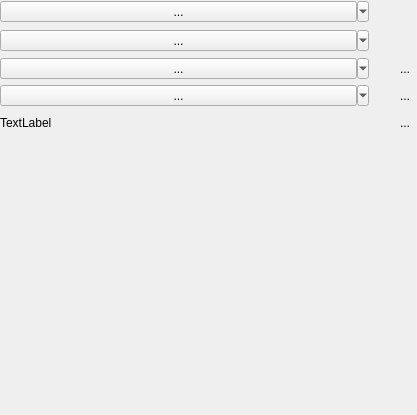
<?xml version="1.0" encoding="UTF-8"?>
<ui version="4.0">
 <class>ProjectManagerGUI</class>
 <widget class="QWidget" name="ProjectManagerGUI">
  <property name="geometry">
   <rect>
    <x>0</x>
    <y>0</y>
    <width>417</width>
    <height>415</height>
   </rect>
  </property>
  <property name="sizePolicy">
   <sizepolicy hsizetype="MinimumExpanding" vsizetype="Preferred">
    <horstretch>0</horstretch>
    <verstretch>0</verstretch>
   </sizepolicy>
  </property>
  <property name="windowTitle">
   <string>Form</string>
  </property>
  <layout class="QGridLayout" name="gridLayout">
   <property name="leftMargin">
    <number>0</number>
   </property>
   <property name="topMargin">
    <number>0</number>
   </property>
   <property name="rightMargin">
    <number>0</number>
   </property>
   <property name="bottomMargin">
    <number>0</number>
   </property>
   <property name="horizontalSpacing">
    <number>0</number>
   </property>
   <item row="4" column="0" colspan="3">
    <widget class="QLabel" name="banner">
     <property name="text">
      <string>TextLabel</string>
     </property>
    </widget>
   </item>
   <item row="2" column="3">
    <widget class="QToolButton" name="editBuildConfig">
     <property name="toolTip">
      <string>Edit taks manually (JSON format)</string>
     </property>
     <property name="statusTip">
      <string>Edit this build config</string>
     </property>
     <property name="text">
      <string>...</string>
     </property>
     <property name="icon">
      <iconset theme="settings-configure"/>
     </property>
     <property name="autoRaise">
      <bool>true</bool>
     </property>
    </widget>
   </item>
   <item row="3" column="0" colspan="2">
    <widget class="QToolButton" name="runButton">
     <property name="sizePolicy">
      <sizepolicy hsizetype="Ignored" vsizetype="Fixed">
       <horstretch>0</horstretch>
       <verstretch>0</verstretch>
      </sizepolicy>
     </property>
     <property name="toolTip">
      <string>Target (which application to run)</string>
     </property>
     <property name="autoFillBackground">
      <bool>true</bool>
     </property>
     <property name="text">
      <string>...</string>
     </property>
     <property name="popupMode">
      <enum>QToolButton::ToolButtonPopupMode::MenuButtonPopup</enum>
     </property>
     <property name="autoRaise">
      <bool>false</bool>
     </property>
    </widget>
   </item>
   <item row="0" column="0" colspan="2">
    <widget class="SearchableMenuButton" name="projectButton">
     <property name="sizePolicy">
      <sizepolicy hsizetype="Ignored" vsizetype="Fixed">
       <horstretch>0</horstretch>
       <verstretch>0</verstretch>
      </sizepolicy>
     </property>
     <property name="toolTip">
      <string>Active project</string>
     </property>
     <property name="autoFillBackground">
      <bool>true</bool>
     </property>
     <property name="text">
      <string>...</string>
     </property>
     <property name="popupMode">
      <enum>QToolButton::ToolButtonPopupMode::MenuButtonPopup</enum>
     </property>
     <property name="autoRaise">
      <bool>false</bool>
     </property>
    </widget>
   </item>
   <item row="1" column="3">
    <widget class="QToolButton" name="toolkitToolButton">
     <property name="toolTip">
      <string>Scan/Delete kits</string>
     </property>
     <property name="text">
      <string/>
     </property>
     <property name="icon">
      <iconset theme="QIcon::ThemeIcon::MailMessageNew"/>
     </property>
     <property name="autoRaise">
      <bool>true</bool>
     </property>
    </widget>
   </item>
   <item row="2" column="0" colspan="2">
    <widget class="QToolButton" name="taskButton">
     <property name="sizePolicy">
      <sizepolicy hsizetype="Ignored" vsizetype="Fixed">
       <horstretch>0</horstretch>
       <verstretch>0</verstretch>
      </sizepolicy>
     </property>
     <property name="toolTip">
      <string>Active task (configure, build, clear etc)</string>
     </property>
     <property name="autoFillBackground">
      <bool>true</bool>
     </property>
     <property name="text">
      <string>...</string>
     </property>
     <property name="popupMode">
      <enum>QToolButton::ToolButtonPopupMode::MenuButtonPopup</enum>
     </property>
     <property name="autoRaise">
      <bool>false</bool>
     </property>
    </widget>
   </item>
   <item row="0" column="3">
    <widget class="QToolButton" name="removeDirectory">
     <property name="font">
      <font>
       <family>Courier 10 Pitch</family>
      </font>
     </property>
     <property name="focusPolicy">
      <enum>Qt::FocusPolicy::StrongFocus</enum>
     </property>
     <property name="toolTip">
      <string>Remove project</string>
     </property>
     <property name="text">
      <string/>
     </property>
     <property name="icon">
      <iconset theme="QIcon::ThemeIcon::ListRemove"/>
     </property>
     <property name="autoRaise">
      <bool>true</bool>
     </property>
    </widget>
   </item>
   <item row="3" column="3">
    <widget class="QToolButton" name="cleanButton">
     <property name="toolTip">
      <string>Clean the build dir</string>
     </property>
     <property name="text">
      <string>...</string>
     </property>
     <property name="icon">
      <iconset theme="edit-delete"/>
     </property>
     <property name="autoRaise">
      <bool>true</bool>
     </property>
    </widget>
   </item>
   <item row="0" column="2">
    <widget class="QToolButton" name="addDirectory">
     <property name="font">
      <font>
       <family>Courier 10 Pitch</family>
       <italic>true</italic>
       <bold>true</bold>
      </font>
     </property>
     <property name="toolTip">
      <string>Add a new project</string>
     </property>
     <property name="text">
      <string/>
     </property>
     <property name="icon">
      <iconset theme="QIcon::ThemeIcon::ListAdd"/>
     </property>
     <property name="autoRaise">
      <bool>true</bool>
     </property>
    </widget>
   </item>
   <item row="1" column="0" colspan="2">
    <widget class="SearchableMenuButton" name="kitButton">
     <property name="sizePolicy">
      <sizepolicy hsizetype="Ignored" vsizetype="Fixed">
       <horstretch>0</horstretch>
       <verstretch>0</verstretch>
      </sizepolicy>
     </property>
     <property name="toolTip">
      <string>Active kit (environment)</string>
     </property>
     <property name="autoFillBackground">
      <bool>true</bool>
     </property>
     <property name="text">
      <string>...</string>
     </property>
     <property name="popupMode">
      <enum>QToolButton::ToolButtonPopupMode::MenuButtonPopup</enum>
     </property>
     <property name="autoRaise">
      <bool>false</bool>
     </property>
    </widget>
   </item>
   <item row="5" column="0" colspan="4">
    <widget class="FilesList" name="filesList" native="true">
     <property name="sizePolicy">
      <sizepolicy hsizetype="Preferred" vsizetype="MinimumExpanding">
       <horstretch>0</horstretch>
       <verstretch>0</verstretch>
      </sizepolicy>
     </property>
    </widget>
   </item>
   <item row="4" column="3">
    <widget class="QToolButton" name="bannerButton">
     <property name="text">
      <string>...</string>
     </property>
     <property name="icon">
      <iconset theme="QIcon::ThemeIcon::DialogError"/>
     </property>
     <property name="autoRaise">
      <bool>true</bool>
     </property>
    </widget>
   </item>
  </layout>
 </widget>
 <customwidgets>
  <customwidget>
   <class>FilesList</class>
   <extends>QWidget</extends>
   <header>widgets/FilesList.hpp</header>
   <container>1</container>
  </customwidget>
  <customwidget>
   <class>SearchableMenuButton</class>
   <extends>QToolButton</extends>
   <header>widgets/SearchableMenuButton.hpp</header>
  </customwidget>
 </customwidgets>
 <resources/>
 <connections/>
</ui>
